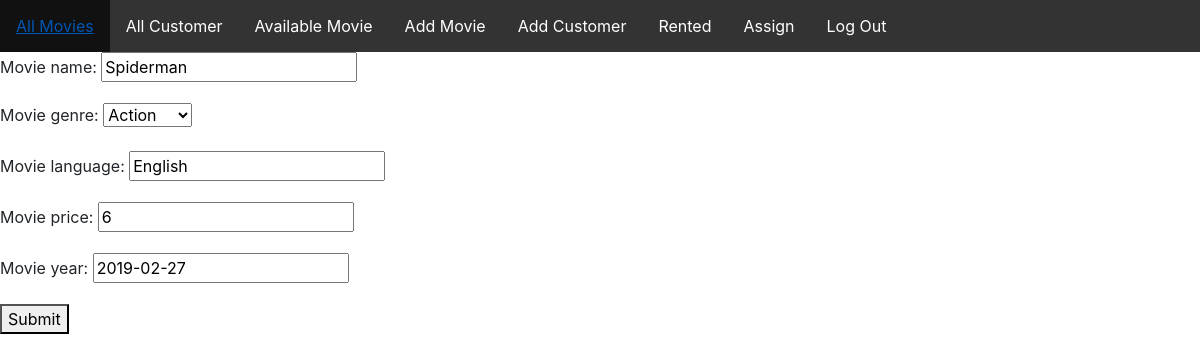
Screenshot of /movie/update/1/ with the database file from the repository.
### movies/models.py (models this page shows, shortened)
class Movies(models.Model):
    movie_name = models.CharField(max_length=100)
    movie_genre = models.CharField(max_length=2,choices=genre)
    movie_language = models.CharField(max_length=300)
    movie_price = models.IntegerField()
    movie_year = models.DateField(null=True,blank=True)
    rentedBy = models.ForeignKey('customers.Customers',on_delete=models.SET_NULL,null=True,blank=True)

### movies/views.py (the view)
# urls.py: path('update/<id>/',views.movie_update,name='movie_update'),
def movie_update(request,id=id):
    movie_updt = Movies.objects.get(id=id)
    if request.method == 'POST':
        print(request.POST)
        form = forms.MovieForm(request.POST,instance=movie_updt)
        if form.is_valid():
            m=form.save()
            m.save()
            return redirect("movie_all")
    else:
        form = forms.MovieForm(instance=movie_updt)
    return render(request, 'movie_add.html', {'form': form})

### movies/forms.py
class MovieForm(forms.ModelForm):
    class Meta:
        model = models.Movies
        fields = ['movie_name','movie_genre','movie_language','movie_price','movie_year']

### movierental/templates/movie_add.html (shortened to what this page needs)
{% extends 'index.html' %}
{% block content %}
<html>
<head>
</head>
<body>
    <form method = "POST">
        {{form.as_p}}
        <button type="submit">Submit</button>
    </form>
{% endblock %}

### rows the page displays
Movies: movie_name "Spiderman", movie_genre "Action", movie_language "English", movie_price "6", movie_year "2019-02-27"
